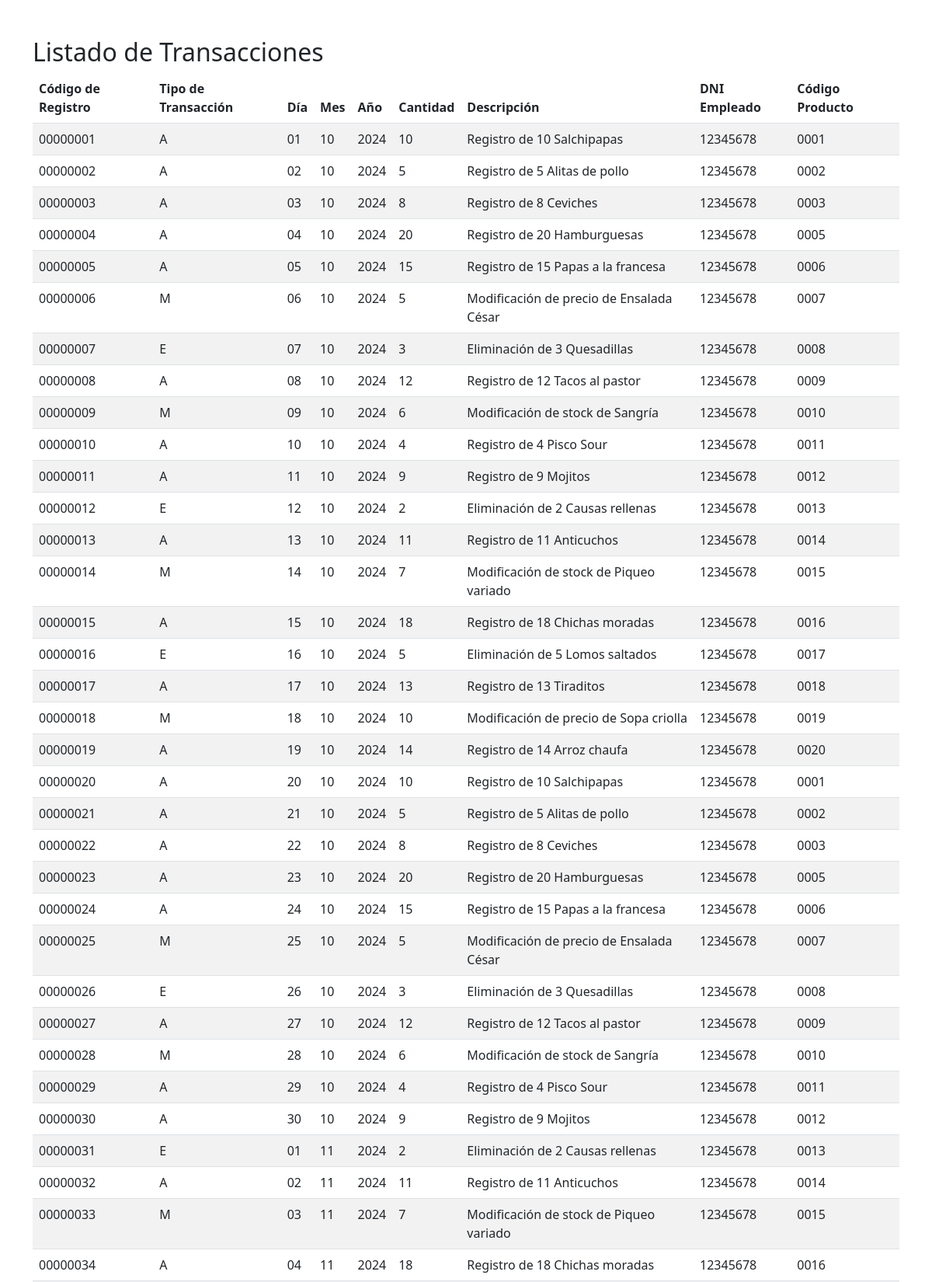
The app's page /listar.php (upper part) with its own data.
### tables this page shows
CREATE TABLE T_RegPro (
    codReg CHAR(8) PRIMARY KEY,
    tipTra CHAR(1) NOT NULL,
    dia CHAR(2) NOT NULL,
    mes CHAR(2) NOT NULL,
    año CHAR(4) NOT NULL,
    can INT NOT NULL,
    des VARCHAR(50) NOT NULL,
    dni CHAR(8),
    cod CHAR(4),
    FOREIGN KEY (dni) REFERENCES M_Emp(dni),
    FOREIGN KEY (cod) REFERENCES M_Pro(cod)
);

### listar.php (the view, shortened to what this page needs)
<?php
include 'config/conexion.php';
$stmt = $conn->prepare("CALL SP_ListarTransacciones()");
$stmt->execute();
$transacciones = $stmt->fetchAll(PDO::FETCH_ASSOC);
?>
<!DOCTYPE html>
<html lang="es">
<head>
    <link href="https://cdn.jsdelivr.net/npm/bootstrap@5.3.0/dist/css/bootstrap.min.css" rel="stylesheet">
</head>
<body>
    <div class="container mt-5">
        <h2>Listado de Transacciones</h2>
        <table class="table table-striped">
            <thead>
                <tr>
                    <th>Código de Registro</th>
                    <th>Tipo de Transacción</th>
                    <th>Día</th>
                    <th>Mes</th>
                    <th>Año</th>
                    <th>Cantidad</th>
                    <th>Descripción</th>
                    <th>DNI Empleado</th>
                    <th>Código Producto</th>
                </tr>
            </thead>
            <tbody>
                <?php if (!empty($transacciones)): ?>
                    <?php foreach ($transacciones as $transaccion): ?>
                        <tr>
                            <td><?php echo htmlspecialchars($transaccion['codReg']); ?></td>
                            <td><?php echo htmlspecialchars($transaccion['tipTra']); ?></td>
                            <td><?php echo htmlspecialchars($transaccion['dia']); ?></td>
                            <td><?php echo htmlspecialchars($transaccion['mes']); ?></td>
                            <td><?php echo htmlspecialchars($transaccion['año']); ?></td>
                            <td><?php echo htmlspecialchars($transaccion['can']); ?></td>
                            <td><?php echo htmlspecialchars($transaccion['des']); ?></td>
                            <td><?php echo htmlspecialchars($transaccion['dni']); ?></td>
                            <td><?php echo htmlspecialchars($transaccion['cod']); ?></td>
                        </tr>
                    <?php endforeach; ?>
                <?php else: ?>
                    <tr>
                        <td colspan="9" class="text-center">No hay transacciones registradas.</td>
                    </tr>
                <?php endif; ?>
            </tbody>
        </table>
    </div>
</body>
</html>

### records on screen
t_regpro: codReg "00000001", tipTra "A", dia "01", mes "10", año "2024", can "10", des "Registro de 10 Salchipapas", dni "12345678", cod "0001"
t_regpro: codReg "00000002", tipTra "A", dia "02", mes "10", año "2024", can "5", des "Registro de 5 Alitas de pollo", dni "12345678", cod "0002"
t_regpro: codReg "00000003", tipTra "A", dia "03", mes "10", año "2024", can "8", des "Registro de 8 Ceviches", dni "12345678", cod "0003"
t_regpro: codReg "00000004", tipTra "A", dia "04", mes "10", año "2024", can "20", des "Registro de 20 Hamburguesas", dni "12345678", cod "0005"
t_regpro: codReg "00000005", tipTra "A", dia "05", mes "10", año "2024", can "15", des "Registro de 15 Papas a la francesa", dni "12345678", cod "0006"
t_regpro: codReg "00000006", tipTra "M", dia "06", mes "10", año "2024", can "5", des "Modificación de precio de Ensalada César", dni "12345678", cod "0007"
t_regpro: codReg "00000007", tipTra "E", dia "07", mes "10", año "2024", can "3", des "Eliminación de 3 Quesadillas", dni "12345678", cod "0008"
t_regpro: codReg "00000008", tipTra "A", dia "08", mes "10", año "2024", can "12", des "Registro de 12 Tacos al pastor", dni "12345678", cod "0009"
t_regpro: codReg "00000009", tipTra "M", dia "09", mes "10", año "2024", can "6", des "Modificación de stock de Sangría", dni "12345678", cod "0010"
t_regpro: codReg "00000010", tipTra "A", dia "10", mes "10", año "2024", can "4", des "Registro de 4 Pisco Sour", dni "12345678", cod "0011"
t_regpro: codReg "00000011", tipTra "A", dia "11", mes "10", año "2024", can "9", des "Registro de 9 Mojitos", dni "12345678", cod "0012"
t_regpro: codReg "00000012", tipTra "E", dia "12", mes "10", año "2024", can "2", des "Eliminación de 2 Causas rellenas", dni "12345678", cod "0013"
t_regpro: codReg "00000013", tipTra "A", dia "13", mes "10", año "2024", can "11", des "Registro de 11 Anticuchos", dni "12345678", cod "0014"
t_regpro: codReg "00000014", tipTra "M", dia "14", mes "10", año "2024", can "7", des "Modificación de stock de Piqueo variado", dni "12345678", cod "0015"
t_regpro: codReg "00000015", tipTra "A", dia "15", mes "10", año "2024", can "18", des "Registro de 18 Chichas moradas", dni "12345678", cod "0016"
t_regpro: codReg "00000016", tipTra "E", dia "16", mes "10", año "2024", can "5", des "Eliminación de 5 Lomos saltados", dni "12345678", cod "0017"
t_regpro: codReg "00000017", tipTra "A", dia "17", mes "10", año "2024", can "13", des "Registro de 13 Tiraditos", dni "12345678", cod "0018"
t_regpro: codReg "00000018", tipTra "M", dia "18", mes "10", año "2024", can "10", des "Modificación de precio de Sopa criolla", dni "12345678", cod "0019"
t_regpro: codReg "00000019", tipTra "A", dia "19", mes "10", año "2024", can "14", des "Registro de 14 Arroz chaufa", dni "12345678", cod "0020"
t_regpro: codReg "00000020", tipTra "A", dia "20", mes "10", año "2024", can "10", des "Registro de 10 Salchipapas", dni "12345678", cod "0001"
t_regpro: codReg "00000021", tipTra "A", dia "21", mes "10", año "2024", can "5", des "Registro de 5 Alitas de pollo", dni "12345678", cod "0002"
t_regpro: codReg "00000022", tipTra "A", dia "22", mes "10", año "2024", can "8", des "Registro de 8 Ceviches", dni "12345678", cod "0003"
t_regpro: codReg "00000023", tipTra "A", dia "23", mes "10", año "2024", can "20", des "Registro de 20 Hamburguesas", dni "12345678", cod "0005"
t_regpro: codReg "00000024", tipTra "A", dia "24", mes "10", año "2024", can "15", des "Registro de 15 Papas a la francesa", dni "12345678", cod "0006"
t_regpro: codReg "00000025", tipTra "M", dia "25", mes "10", año "2024", can "5", des "Modificación de precio de Ensalada César", dni "12345678", cod "0007"
t_regpro: codReg "00000026", tipTra "E", dia "26", mes "10", año "2024", can "3", des "Eliminación de 3 Quesadillas", dni "12345678", cod "0008"
t_regpro: codReg "00000027", tipTra "A", dia "27", mes "10", año "2024", can "12", des "Registro de 12 Tacos al pastor", dni "12345678", cod "0009"
t_regpro: codReg "00000028", tipTra "M", dia "28", mes "10", año "2024", can "6", des "Modificación de stock de Sangría", dni "12345678", cod "0010"
t_regpro: codReg "00000029", tipTra "A", dia "29", mes "10", año "2024", can "4", des "Registro de 4 Pisco Sour", dni "12345678", cod "0011"
t_regpro: codReg "00000030", tipTra "A", dia "30", mes "10", año "2024", can "9", des "Registro de 9 Mojitos", dni "12345678", cod "0012"
t_regpro: codReg "00000031", tipTra "E", dia "01", mes "11", año "2024", can "2", des "Eliminación de 2 Causas rellenas", dni "12345678", cod "0013"
t_regpro: codReg "00000032", tipTra "A", dia "02", mes "11", año "2024", can "11", des "Registro de 11 Anticuchos", dni "12345678", cod "0014"
t_regpro: codReg "00000033", tipTra "M", dia "03", mes "11", año "2024", can "7", des "Modificación de stock de Piqueo variado", dni "12345678", cod "0015"
t_regpro: codReg "00000034", tipTra "A", dia "04", mes "11", año "2024", can "18", des "Registro de 18 Chichas moradas", dni "12345678", cod "0016"
